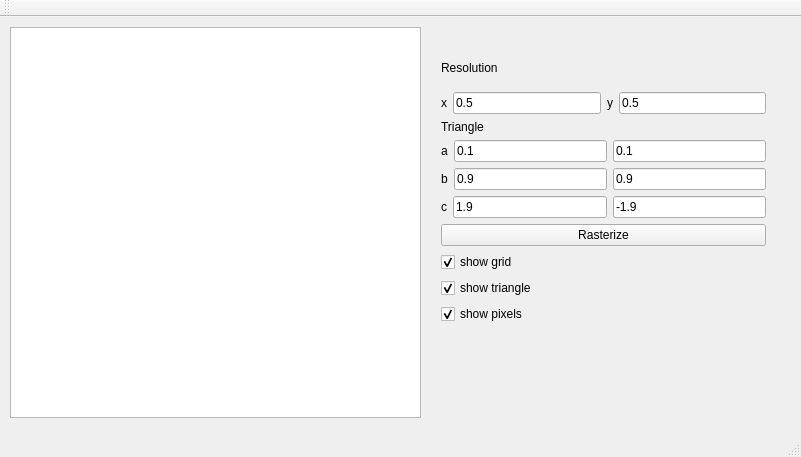
<?xml version="1.0" encoding="UTF-8"?>
<ui version="4.0">
 <class>MainWindow</class>
 <widget class="QMainWindow" name="MainWindow">
  <property name="geometry">
   <rect>
    <x>0</x>
    <y>0</y>
    <width>801</width>
    <height>457</height>
   </rect>
  </property>
  <property name="windowTitle">
   <string>Rasterizer</string>
  </property>
  <widget class="QWidget" name="centralWidget">
   <widget class="QGraphicsView" name="graphicsView">
    <property name="geometry">
     <rect>
      <x>10</x>
      <y>10</y>
      <width>411</width>
      <height>391</height>
     </rect>
    </property>
   </widget>
   <widget class="QWidget" name="">
    <property name="geometry">
     <rect>
      <x>430</x>
      <y>21</y>
      <width>347</width>
      <height>297</height>
     </rect>
    </property>
    <layout class="QVBoxLayout" name="verticalLayout_6">
     <item>
      <layout class="QVBoxLayout" name="verticalLayout_4">
       <item>
        <layout class="QVBoxLayout" name="verticalLayout_3">
         <item>
          <widget class="QLabel" name="label">
           <property name="text">
            <string>Resolution</string>
           </property>
          </widget>
         </item>
         <item>
          <layout class="QHBoxLayout" name="horizontalLayout">
           <item>
            <widget class="QLabel" name="label_2">
             <property name="text">
              <string>x</string>
             </property>
            </widget>
           </item>
           <item>
            <widget class="QLineEdit" name="lineEdit_resolutionX">
             <property name="text">
              <string>0.5</string>
             </property>
            </widget>
           </item>
           <item>
            <widget class="QLabel" name="label_3">
             <property name="text">
              <string>y</string>
             </property>
            </widget>
           </item>
           <item>
            <widget class="QLineEdit" name="lineEdit_resolutionY">
             <property name="text">
              <string>0.5</string>
             </property>
            </widget>
           </item>
          </layout>
         </item>
        </layout>
       </item>
       <item>
        <layout class="QVBoxLayout" name="verticalLayout_2">
         <item>
          <widget class="QLabel" name="label_4">
           <property name="text">
            <string>Triangle</string>
           </property>
          </widget>
         </item>
         <item>
          <layout class="QVBoxLayout" name="verticalLayout">
           <item>
            <layout class="QHBoxLayout" name="horizontalLayout_2">
             <item>
              <widget class="QLabel" name="label_5">
               <property name="text">
                <string>a</string>
               </property>
              </widget>
             </item>
             <item>
              <widget class="QLineEdit" name="lineEdit_aX">
               <property name="text">
                <string>0.1</string>
               </property>
              </widget>
             </item>
             <item>
              <widget class="QLineEdit" name="lineEdit_aY">
               <property name="text">
                <string>0.1</string>
               </property>
              </widget>
             </item>
            </layout>
           </item>
           <item>
            <layout class="QHBoxLayout" name="horizontalLayout_3">
             <item>
              <widget class="QLabel" name="label_6">
               <property name="text">
                <string>b</string>
               </property>
              </widget>
             </item>
             <item>
              <widget class="QLineEdit" name="lineEdit_bX">
               <property name="text">
                <string>0.9</string>
               </property>
              </widget>
             </item>
             <item>
              <widget class="QLineEdit" name="lineEdit_bY">
               <property name="text">
                <string>0.9</string>
               </property>
              </widget>
             </item>
            </layout>
           </item>
           <item>
            <layout class="QHBoxLayout" name="horizontalLayout_4">
             <item>
              <widget class="QLabel" name="label_7">
               <property name="text">
                <string>c</string>
               </property>
              </widget>
             </item>
             <item>
              <widget class="QLineEdit" name="lineEdit_cX">
               <property name="text">
                <string>1.9</string>
               </property>
              </widget>
             </item>
             <item>
              <widget class="QLineEdit" name="lineEdit_cY">
               <property name="text">
                <string>-1.9</string>
               </property>
              </widget>
             </item>
            </layout>
           </item>
          </layout>
         </item>
        </layout>
       </item>
       <item>
        <widget class="QPushButton" name="btnRasterize">
         <property name="text">
          <string>Rasterize</string>
         </property>
        </widget>
       </item>
      </layout>
     </item>
     <item>
      <layout class="QVBoxLayout" name="verticalLayout_5">
       <item>
        <widget class="QCheckBox" name="checkBox_grid">
         <property name="text">
          <string>show grid</string>
         </property>
         <property name="checked">
          <bool>true</bool>
         </property>
        </widget>
       </item>
       <item>
        <widget class="QCheckBox" name="checkBox_triangle">
         <property name="text">
          <string>show triangle</string>
         </property>
         <property name="checked">
          <bool>true</bool>
         </property>
        </widget>
       </item>
       <item>
        <widget class="QCheckBox" name="checkBox_pixels">
         <property name="text">
          <string>show pixels</string>
         </property>
         <property name="checked">
          <bool>true</bool>
         </property>
        </widget>
       </item>
      </layout>
     </item>
    </layout>
   </widget>
  </widget>
  <widget class="QMenuBar" name="menuBar">
   <property name="geometry">
    <rect>
     <x>0</x>
     <y>0</y>
     <width>801</width>
     <height>22</height>
    </rect>
   </property>
  </widget>
  <widget class="QToolBar" name="mainToolBar">
   <attribute name="toolBarArea">
    <enum>TopToolBarArea</enum>
   </attribute>
   <attribute name="toolBarBreak">
    <bool>false</bool>
   </attribute>
  </widget>
  <widget class="QStatusBar" name="statusBar"/>
 </widget>
 <layoutdefault spacing="6" margin="11"/>
 <resources/>
 <connections/>
</ui>
